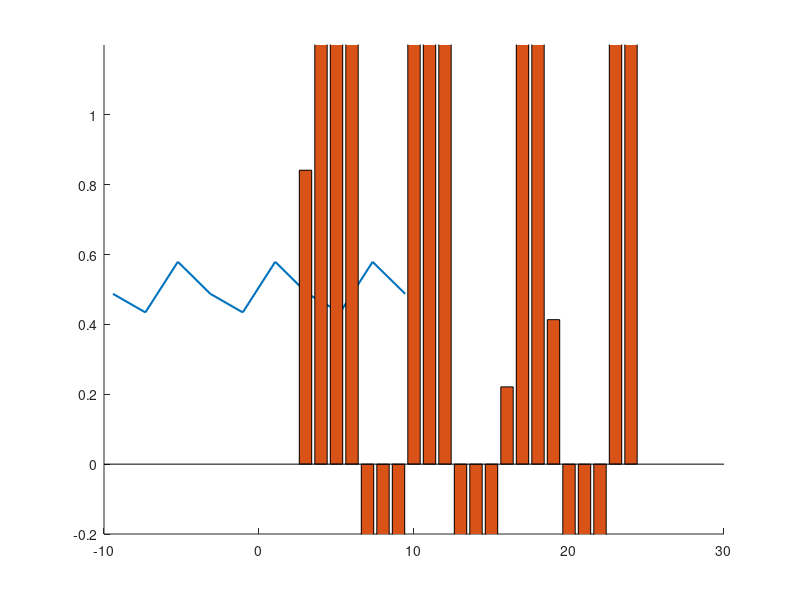

Write MATLAB code to recreate this figure.
%% 
clf;
t = linspace(-3*pi,3*pi,10);
omega0=1;
%synthesize x(t) from Xn=1/2*sinc(n/2)
RC=7;
y = zeros(size(t));
for in = -10:10
    xn = 1/2*sinc(in/2);
    yn = xn/(1+1i*in*omega0*RC);
    y = y + yn*exp(1i*in*omega0*t);
end
hold on;
h = plot(t,y);
set(h,'LineWidth',1.5);
ylim([-.2 1.2])
%% 
clf;
t = linspace(-3*pi,3*pi,10);
omega0=1;
%synthesize x(t) from Xn=1/2*sinc(n/2)
RC=7;
y = zeros(size(t));

in = -10:10;
xn = 1/2*sinc(in./2);
yn = xn./(1+1i.*in.*omega0.*RC);

for i = -10:10
    y = y + yn(i+11)*exp(1i*i*omega0*t);
end

hold on;
h = plot(t,y);
set(h,'LineWidth',1.5);
ylim([-.2 1.2])
%% 
a = sin(1:20);

b = [0 0 1 2 3 0 0];

c = conv(a,b);

bar(c)
